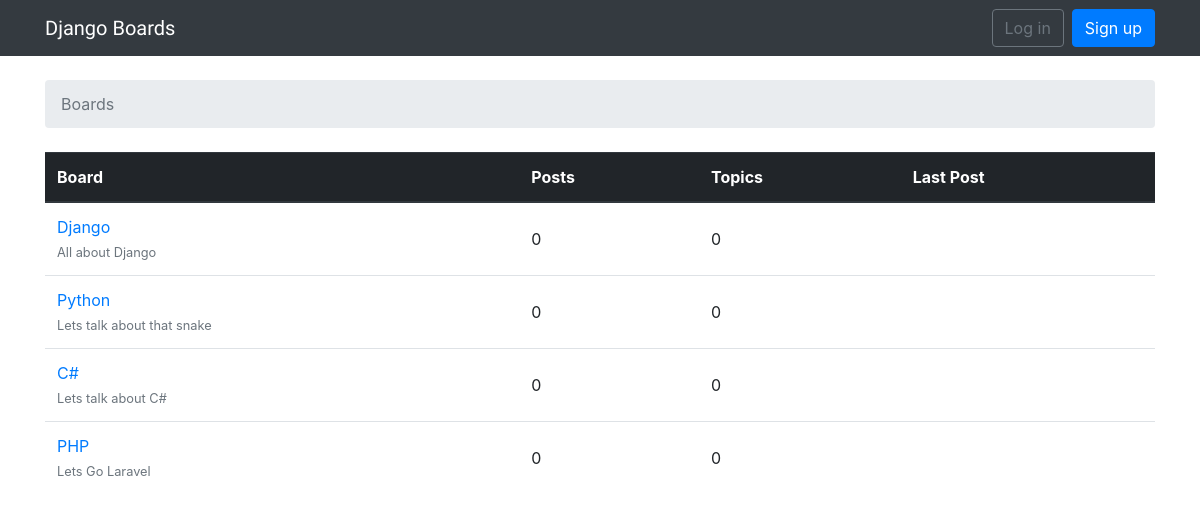
The page / on the database its author committed.
### boards/models.py (models this page shows, shortened)
class Board(models.Model):
    name = models.CharField(max_length=30, unique=True)
    description = models.CharField(max_length=100)

### boards/views.py (the view)
# urls.py: 2. Add a URL to urlpatterns:  path('', views.home, name='home')
def home(request):
    board_all = Board.objects.all()
    user = User.objects.first()
    boards = {"boards": board_all}
    return render(request, 'home.html', boards)

### templates/home.html
{% extends 'base.html' %}
{% block breadcrumb %}
    <li class="breadcrumb-item active">Boards</li>
{% endblock %}
{% block content %}
    <table class="table">
        <thead class="thead-dark">
            <tr>
                <th>Board</th>
                <th>Posts</th>
                <th>Topics</th>
                <th>Last Post</th>
            </tr>
        </thead>
        <tbody>
            {% for board in boards %}
                <tr>
                    <td>
                        <a href="{% url 'board_topics' board.pk %}">{{board.name}}</a><br>
                        <small class="text-muted date-back">{{board.description}}</small>
                    </td>
                    <td class="align-middle">0</td>
                    <td class="align-middle">0</td>
                    <td></td>
                </tr>
            {% endfor %}
        </tbody>
    </table>
{% endblock %}

### rows shown on the page
Board: name "Django", description "All about Django"
Board: name "Python", description "Lets talk about that snake"
Board: name "C#", description "Lets talk about C#"
Board: name "PHP", description "Lets Go Laravel"
